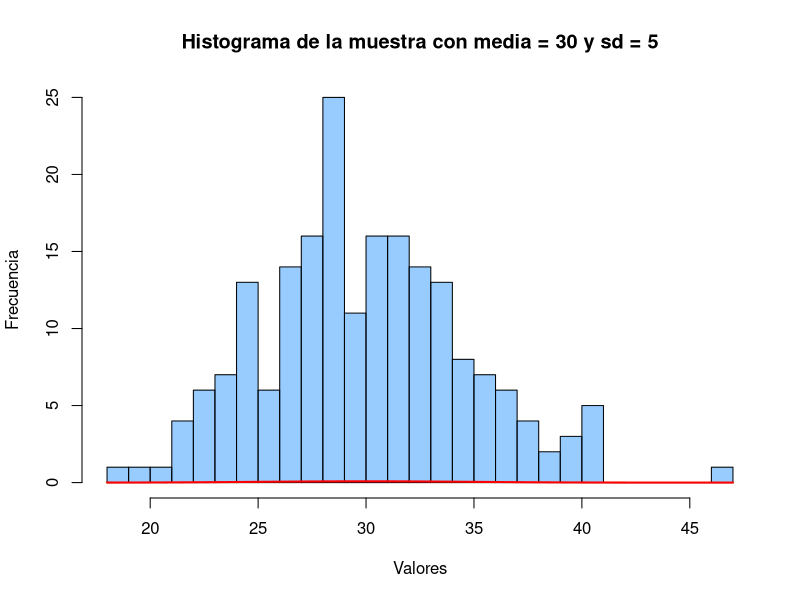

Source code (R):
#EJERCICIO 8
set.seed(123)
muestra <- rnorm(200, mean = 30, sd = 5)

hist(muestra, 
     breaks = 20, 
     col = rgb(0.2, 0.6, 1, 0.5), 
     main = "Histograma de la muestra con media = 30 y sd = 5", 
     xlab = "Valores", 
     ylab = "Frecuencia", 
     border = "black")

curve(dnorm(x, mean = mean(muestra), sd = sd(muestra)), 
      col = "red", 
      lwd = 2, 
      add = TRUE)

prueba_normalidad <- shapiro.test(muestra)

print(prueba_normalidad)

if (prueba_normalidad$p.value > 0.05) {
  cat("La muestra parece seguir una distribución normal (p-valor > 0.05).\n")
} else {
  cat("La muestra no sigue una distribución normal (p-valor <= 0.05).\n")
}

